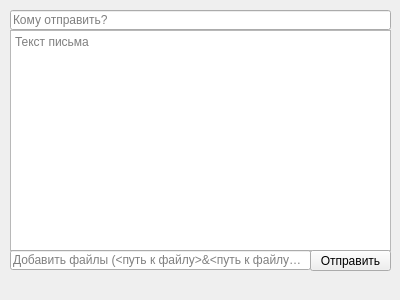
<?xml version="1.0" encoding="UTF-8"?>
<ui version="4.0">
 <class>FormSender</class>
 <widget class="QWidget" name="FormSender">
  <property name="geometry">
   <rect>
    <x>0</x>
    <y>0</y>
    <width>400</width>
    <height>300</height>
   </rect>
  </property>
  <property name="minimumSize">
   <size>
    <width>400</width>
    <height>300</height>
   </size>
  </property>
  <property name="maximumSize">
   <size>
    <width>400</width>
    <height>300</height>
   </size>
  </property>
  <property name="windowTitle">
   <string>Отправка</string>
  </property>
  <widget class="QTextEdit" name="textMailEdit">
   <property name="geometry">
    <rect>
     <x>10</x>
     <y>30</y>
     <width>381</width>
     <height>221</height>
    </rect>
   </property>
   <property name="placeholderText">
    <string>Текст письма</string>
   </property>
  </widget>
  <widget class="QLineEdit" name="sendTo">
   <property name="geometry">
    <rect>
     <x>10</x>
     <y>10</y>
     <width>381</width>
     <height>20</height>
    </rect>
   </property>
   <property name="text">
    <string/>
   </property>
   <property name="placeholderText">
    <string>Кому отправить?</string>
   </property>
  </widget>
  <widget class="QLineEdit" name="addFiles">
   <property name="geometry">
    <rect>
     <x>10</x>
     <y>250</y>
     <width>301</width>
     <height>20</height>
    </rect>
   </property>
   <property name="text">
    <string/>
   </property>
   <property name="placeholderText">
    <string>Добавить файлы (&lt;путь к файлу&gt;&amp;&lt;путь к файлу&gt;...)</string>
   </property>
  </widget>
  <widget class="QPushButton" name="buttonSend">
   <property name="geometry">
    <rect>
     <x>310</x>
     <y>250</y>
     <width>81</width>
     <height>21</height>
    </rect>
   </property>
   <property name="text">
    <string>Отправить</string>
   </property>
  </widget>
  <widget class="QLabel" name="labelError">
   <property name="geometry">
    <rect>
     <x>10</x>
     <y>280</y>
     <width>381</width>
     <height>20</height>
    </rect>
   </property>
   <property name="text">
    <string/>
   </property>
  </widget>
 </widget>
 <resources/>
 <connections/>
</ui>
